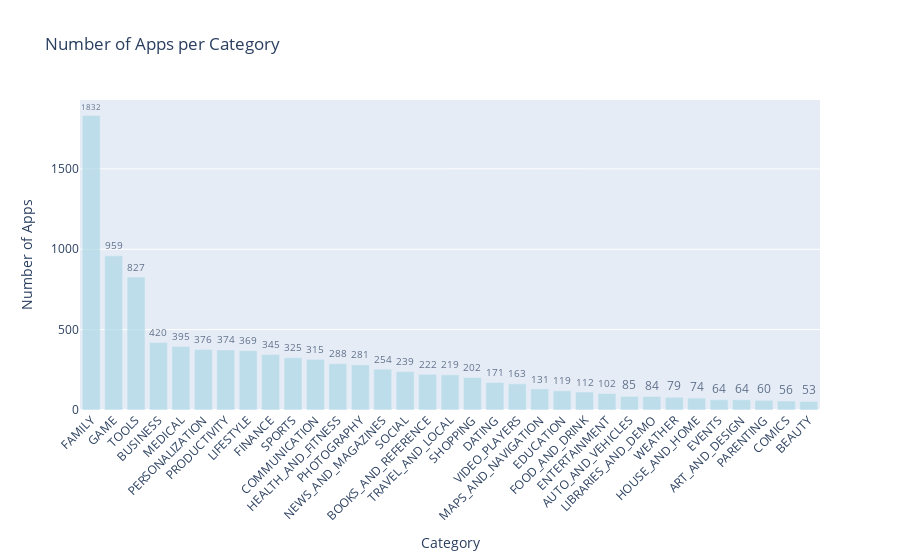

Source (notebook cell):
### Markdown cell above
## 4. Exploring app categories
<p>With more than 1 billion active users in 190 countries around the world, Google Play continues to be an important distribution platform to build a global audience. For businesses to get their apps in front of users, it's important to make them more quickly and easily discoverable on Google Play. To improve the overall search experience, Google has introduced the concept of grouping apps into categories.</p>
<p>This brings us to the following questions:</p>
<ul>
<li>Which category has the highest share of (active) apps in the market? </li>
<li>Is any specific category dominating the market?</li>
<li>Which categories have the fewest number of apps?</li>
</ul>
<p>We will see that there are <code>33</code> unique app categories present in our dataset. <em>Family</em> and <em>Game</em> apps have the highest market prevalence. Interestingly, <em>Tools</em>, <em>Business</em> and <em>Medical</em> apps are also at the top.</p>

### Code cell
import plotly
plotly.offline.init_notebook_mode(connected=True)
import plotly.graph_objs as go

# Print the total number of unique categories
num_categories = len(apps['Category'].unique())
print('Number of categories = ', num_categories)

# Count the number of apps in each 'Category'
num_apps_in_category = apps['Category'].value_counts()

# Sort num_apps_in_category in descending order based on the count of apps in each category
sorted_num_apps_in_category = num_apps_in_category.sort_values(ascending=False)

# Create the bar plot
data = [go.Bar(
        x = sorted_num_apps_in_category.index,  # Category names
        y = sorted_num_apps_in_category.values, # Number of apps
        text = sorted_num_apps_in_category.values,
        textposition = 'outside',
        marker=dict(color='lightblue'),
        opacity=0.7
)]

# Define layout
layout = go.Layout(
    title='Number of Apps per Category',
    xaxis=dict(title='Category', tickangle=-45),
    yaxis=dict(title='Number of Apps'),
    margin=dict(b=150)
)

# Create figure
fig = go.Figure(data=data, layout=layout)

# Plot
plotly.offline.iplot(fig)

### Figure 1 — Plotly figure (JSON) as saved in the notebook; plotly's stock layout.template omitted (floating-point values rounded to 4 significant figures)
{"data": [{"marker": {"color": "lightblue"}, "opacity": 0.7, "text": [1832, 959, 827, 420, 395, 376, 374, 369, 345, 325, 315, 288, 281, 254, 239, 222, 219, 202, 171, 163, 131, 119, 112, 102, 85, 84, 79, 74, 64, 64, 60, 56, 53], "textposition": "outside", "type": "bar", "x": ["FAMILY", "GAME", "TOOLS", "BUSINESS", "MEDICAL", "PERSONALIZATION", "PRODUCTIVITY", "LIFESTYLE", "FINANCE", "SPORTS", "COMMUNICATION", "HEALTH_AND_FITNESS", "PHOTOGRAPHY", "NEWS_AND_MAGAZINES", "SOCIAL", "BOOKS_AND_REFERENCE", "TRAVEL_AND_LOCAL", "SHOPPING", "DATING", "VIDEO_PLAYERS", "MAPS_AND_NAVIGATION", "EDUCATION", "FOOD_AND_DRINK", "ENTERTAINMENT", "AUTO_AND_VEHICLES", "LIBRARIES_AND_DEMO", "WEATHER", "HOUSE_AND_HOME", "EVENTS", "ART_AND_DESIGN", "PARENTING", "COMICS", "BEAUTY"], "y": [1832, 959, 827, 420, 395, 376, 374, 369, 345, 325, 315, 288, 281, 254, 239, 222, 219, 202, 171, 163, 131, 119, 112, 102, 85, 84, 79, 74, 64, 64, 60, 56, 53]}], "layout": {"autosize": true, "margin": {"b": 150}, "title": {"text": "Number of Apps per Category"}, "xaxis": {"autorange": true, "range": [-0.5, 32.5], "tickangle": -45, "title": {"text": "Category"}, "type": "category"}, "yaxis": {"autorange": true, "range": [0, 1928.0], "title": {"text": "Number of Apps"}, "type": "linear"}}}
